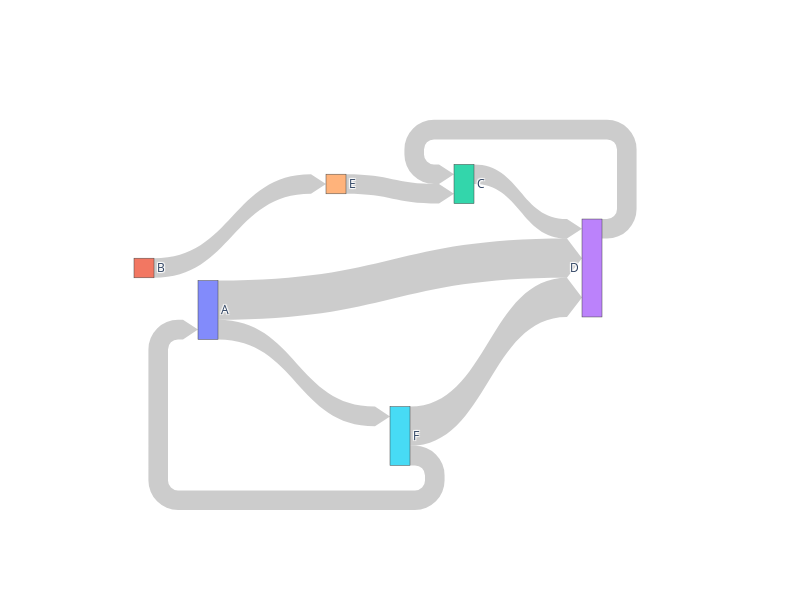

The notebook cell this image was saved under:
### Code cell
import plotly.graph_objects as go

fig = go.Figure(go.Sankey(
    arrangement='snap',
    node=dict(
        label=['A', 'B', 'C', 'D', 'E', 'F'],
        x=[0.2, 0.1, 0.6, 0.8, 0.4, 0.5],
        y=[0.5, 0.4, 0.2, 0.4, 0.2, 0.8]
    ),
    link=dict(
        arrowlen=15,
        source=[0, 0, 1, 2, 5, 4, 3, 5],
        target=[5, 3, 4, 3, 0, 2, 2, 3],
        value=[1, 2, 1, 1, 1, 1, 1, 2]  )
))
fig.update_layout( width=800, height=600)
fig.write_html("diagram_with_coordinates.html")
fig.show()

### Figure 1 — Plotly figure (JSON) as saved in the notebook; plotly's stock layout.template omitted (floating-point values rounded to 4 significant figures)
{"data": [{"arrangement": "snap", "link": {"arrowlen": 15, "source": [0, 0, 1, 2, 5, 4, 3, 5], "target": [5, 3, 4, 3, 0, 2, 2, 3], "value": [1, 2, 1, 1, 1, 1, 1, 2]}, "node": {"label": ["A", "B", "C", "D", "E", "F"], "x": [0.2, 0.1, 0.6, 0.8, 0.4, 0.5], "y": [0.5, 0.4, 0.2, 0.4, 0.2, 0.8]}, "type": "sankey"}], "layout": {"height": 600, "width": 800}}
